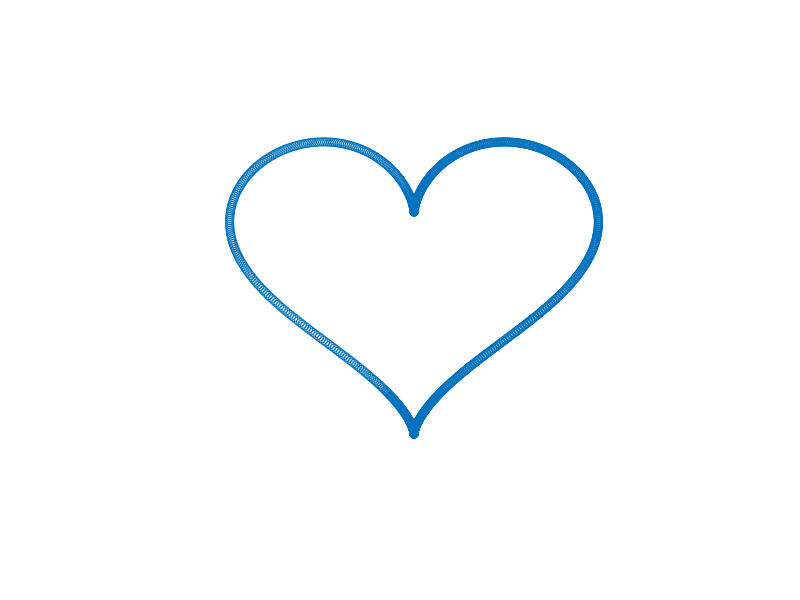

Write the MATLAB code that produced this figure. (Note: this script raises an error after producing the figure.)
clear
clc

density = 0.01;windings = 5;velocity = 0.001;R = 255; G = 150; B= 200;
disp("*************************************")
disp("1.重置参数    0.默认参数")
judge = input('输入： ');
if judge == 1
    density = input('♥的密度(参考值0.01)：');
    windings = input('♥的匝数(参考值5)：');
    velocity = input('♥跳速率(参考值0.05)：');
    R = input('红R(参考值255)： ');
    G = input('绿G(参考值150)： ');
    B = input('蓝B(参考值200)： ');
end

generate_colour = @(n) repmat([R,G,B]./255,[n,1]) + repmat([-40,-80,-50]./255,[n,1]) .* repmat(rand([n,1]),1,3);
generate_x = @(t) 16 .* sin(t) .^ 3;
generate_y = @(t) 13 .* cos(t) - 5 .* cos(2.*t) - 2 .* cos(3.*t) - cos(4.*t);
time = 0:density:(10-density);
x = generate_x(time)';
y = generate_y(time)';
len = size(x,1);

axis([-25 25 -25 20])
axis off
fig = gcf;
set(fig,'color',[0 0 0]);

X = zeros(size(time,2),windings);
Y = zeros(size(time,2),windings);
PI = [-pi/2:(pi/windings):pi/2]';
for i = 1:windings
     X(:,i) = x*(sin(PI(i)/2)/10 + 1);
     Y(:,i) = y*(sin(PI(i)/2)/10 + 1);
end

hold on
Mark = '.';
for i=1:windings
    eval(['x',num2str(i),'=X(:,',num2str(i),');']);
    eval(['y',num2str(i),'=Y(:,',num2str(i),');']);
    eval(['object',num2str(i),'=scatter(x',num2str(i),',y',num2str(i),');']);
    eval(['object',num2str(i),'.Marker','=','Mark;']);
    eval(['object',num2str(i),'.CData=generate_colour(len);']);
    eval(['object',num2str(i),'.SizeData=24;']);
end

pic_num = 1;
for j = 1:0.2:1e4
    for i = 1:windings
        eval(['object',num2str(i),'.XData=x',num2str(i),'*(sin(j)/10 + 1);']);
        eval(['object',num2str(i),'.YData=y',num2str(i),'*(sin(j)/10 + 1);']);
    end
    
    F=getframe(gcf);
    I=frame2im(F);
    [I,map]=rgb2ind(I,256);
    if pic_num == 1
        imwrite(I,map,'Love_Heart.gif','gif','Loopcount',inf,'DelayTime',0);
    else
        imwrite(I,map,'Love_Heart.gif','gif','WriteMode','append','DelayTime',0);
    end
    pic_num = pic_num + 1;
    
    pause(velocity)
end